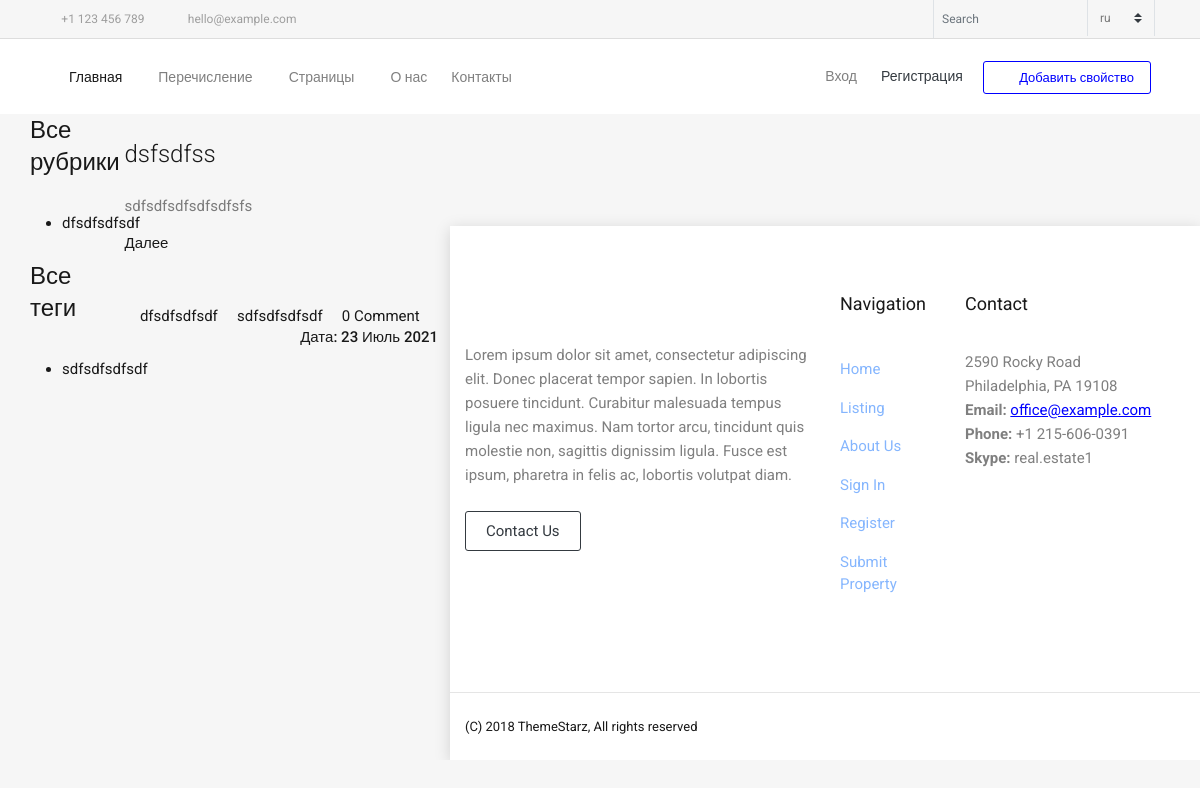
Before: /ru/news/ with the older database file.
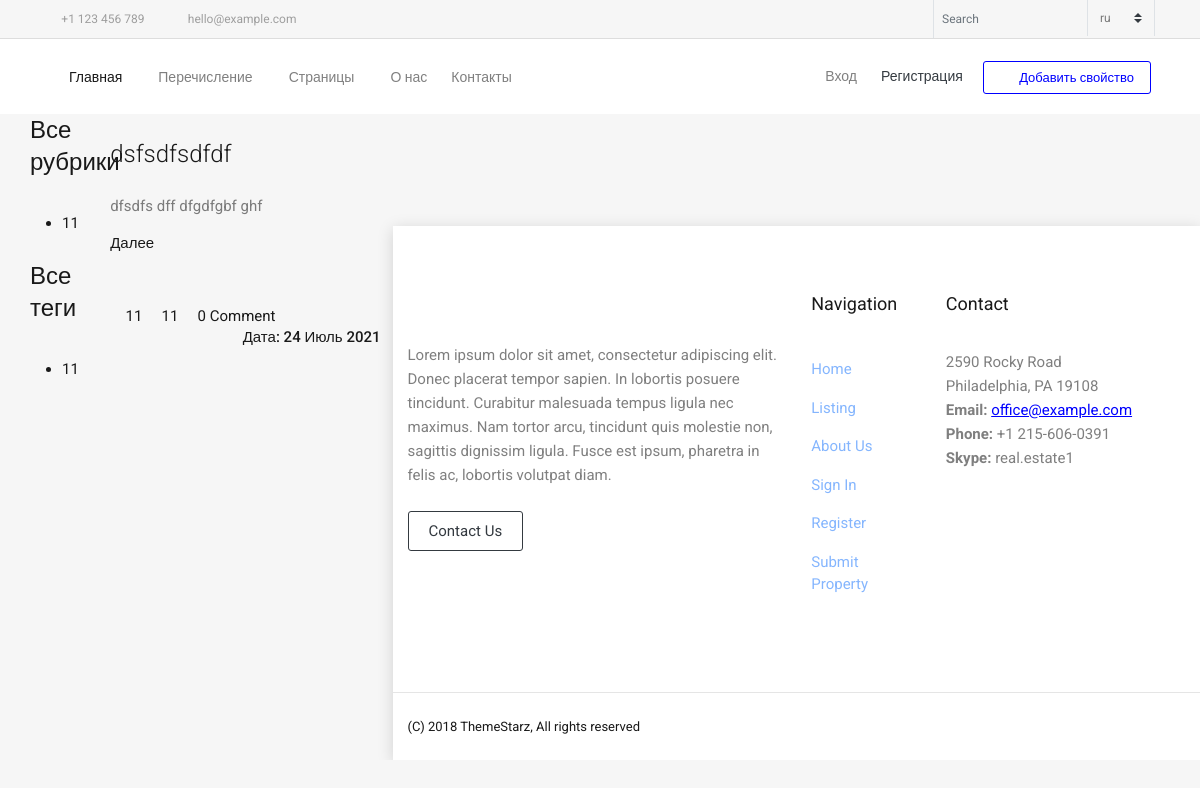
After: the same page with the newer database file.
### news/models.py (models this page shows, shortened)
class Category(MPTTModel):
    parent = TreeForeignKey('self', on_delete=models.CASCADE, null=True, blank=True, related_name='children', verbose_name='Родитель')
    name = models.CharField(max_length=255, verbose_name='Имя рубрики')
    slug = models.SlugField(max_length=255, unique=True, verbose_name='Ссылка')
    photo = models.ImageField(blank=True, upload_to='image', null=True, verbose_name='Изображение')
    def __str__(self):
        return self.name
    def get_absolute_url(self):
        return reverse('category', kwargs={"slug": self.slug})
    class MPTTMeta:
        order_insertion_by = ['name']
    class Meta:
        verbose_name = 'Рубрика'
        verbose_name_plural = 'Рубрики'

class Tag(models.Model):
    BUTTON = (
        ('Publish', 'Опубликовать'),
        ('Not_to_publish', 'Не публиковать'),
    )
    button = models.CharField(max_length=30, choices=BUTTON, verbose_name='Статус')
    name = models.CharField(max_length=30, verbose_name='Название(ru)')
    image = models.ImageField(blank=True,  null=True, verbose_name='Изображение')
    slug = models.SlugField(max_length=255, unique=True, verbose_name='Ссылка')
    def get_absolute_url(self):
        return reverse('tag', kwargs={"slug": self.slug})
    class Meta:
        verbose_name = 'Метка'
        verbose_name_plural = 'Метки'
        ordering = ['name']

class Post(models.Model):
    author = models.ForeignKey(settings.AUTH_USER_MODEL, verbose_name='Автор', on_delete=models.CASCADE)
    STATUS_NEWS = (
        ('Publish', 'Опубликовать'),
        ('Not_to_publish', 'Не публиковать'),
    )
    status = models.CharField(default='P',max_length=30, choices=STATUS_NEWS, verbose_name='Статус')
    yved = models.BooleanField(default=False, verbose_name='Уведомить')
    title = models.CharField(max_length=255, db_index=True, verbose_name='Наименование')
    slug = models.SlugField(unique=True, verbose_name='Ссылка')
    content = RichTextUploadingField(blank=True, verbose_name='Описание')
    category = TreeForeignKey('Category', verbose_name='Рубрики', on_delete=models.CASCADE, null=True, blank=True, db_index=True)
    tags = models.ManyToManyField(Tag, verbose_name='Тэг')
    image = models.ImageField(blank=True, upload_to='media/image/', null=True, verbose_name='Изображение')
    views = models.IntegerField(default=0, verbose_name='Количество просмотров')
    created_at = models.DateTimeField(auto_now_add=True, verbose_name='Дата создания')
    update_at = models.DateTimeField(auto_now=True, verbose_name='Дата обновления')
    def get_absolute_url(self):
        return reverse('post', kwargs={"slug": self.slug})
    class Meta:
        verbose_name = 'Статья(ю)'
        verbose_name_plural = 'Статьи'
        ordering = ['-created_at']

### news/views.py (the view)
# urls.py: path('', Home.as_view(), name='glavnaya'),
class Home(ListView):
    model = Post
    template_name = 'news/news.html'
    context_object_name = 'posts'
    paginate_by = 2
    def get_context_data(self, *, object_list=None, **kwargs):
        context = super().get_context_data(**kwargs)
        get_rubrics_tag(self, context)
        return context

### news/views.py (called while the page is built)
@register.filter
def get_all_tag(value):
    return Tag.objects.all()

@register.filter
def get_all_category(value):
    return Category.objects.all()

def get_rubrics_tag(self, context):
    if self.request.LANGUAGE_CODE == "ru":
        context['title_rubrics'] = 'Все рубрики'
    if self.request.LANGUAGE_CODE == "en":
        context['title_rubrics'] = 'All rubrics'
    if self.request.LANGUAGE_CODE == "ru":
        context['title_tag'] = 'Все теги'
    if self.request.LANGUAGE_CODE == "en":
        context['title_tag'] = 'All tag'

### templates/news/news.html (shortened to what the changed rows need)
{% extends 'base/base.html' %}
{% load static%}
{% load mptt_tags %}
        {% block body %}
<section id="ts-hero" class="ts-separate-bg-element">
<main id="ts-main">
        <section class="categories_product_main p_80">
            <div class="container">
                <div class="categories_main_inner">
                    <div class="row row_disable">
                        <div class="col-lg-3 float-md-left">
                            <section class="solid_banner_area">
                                <div class="container">
                                    <div class="solid_banner_inner">
                                            <ul>
                                                {% for a in 1|get_all_category %}
                                                    <li><a href="{{ a.get_absolute_url }}">{{ a.name }}</a></li>
                                                {% endfor %}
                                            </ul>
                                    </div>
                                    <div class="solid_banner_inner">
                                            <ul>
                                                {% for a in 1|get_all_tag %}
                                                    <li><a href="{{ a.get_absolute_url }}">{{ a.name }}</a></li>
                                                {% endfor %}
                                            </ul>
                                    </div>
                                </div>
                            </section>
                        </div>
                        <div class="col-lg-9 float-md-right">
							<div class="c_product_grid_details">
                                {% for post in posts %}
                                <div class="c_product_item">
                                    <div class="row">
                                            <div class="c_product_text">
                                                <h3><a href="{{ post.get_absolute_url }}">{{ post.title }}</a></h3>
                                                        {{ post.content|truncatewords_html:20|safe }}
                                                <h6><a href="{{ post.get_absolute_url }}"><span>Далее</span></a></h6>
                                                        <br><br>
                                                <div class="blog-info float-left">
                                                    <span class="author-name">
                                                        <i class="fa fa-angle-right"></i>
                                                        <a href="{{ post.category.get_absolute_url }}"> {{ post.category }}</a>
                                                    </span>
                                                    <span class="categories">
                                                        <i class="fa fa-tag"></i>
                                                        {% if post.tags.exists %}
                                                            {% for tag in post.tags.all %}
                                                            <a href="{{ tag.get_absolute_url }}">{{ tag.name }}</a>
                                                            {% endfor %}
                                                        {% endif %}
                                                    </span>
                                                    <span class="comments-number">
                                                        <i class="fa fa-comment"></i>
                                                        <a href="#">0 Comment</a>
                                                    </span>
                                                </div>
                                                    <div class="float-right"> <h6> Дата: <span> {{ post.created_at|date:"j F Y" }}</span></h6> </div>
                                            </div>
                                    </div>
                                </div>
                                 {% endfor %}
                            </div>
                        </div>
                    </div>
                </div>
            </div>
        </section>
</main>
        {% endblock %}

Changed rows visible on the page:
changed Category: name "dfsdfsdfsdf" → "11"
changed Tag: name "sdfsdfsdfsdf" → "11"
changed Post: title "dsfsdfss" → "dsfsdfsdfdf"; content "sdfsdfsdfsdfsdfsfs" → "dfsdfs dff dfgdfgbf ghf"; category "dfsdfsdfsdf" → "11"; created_at "23 Июль 2021" → "24 Июль 2021"
